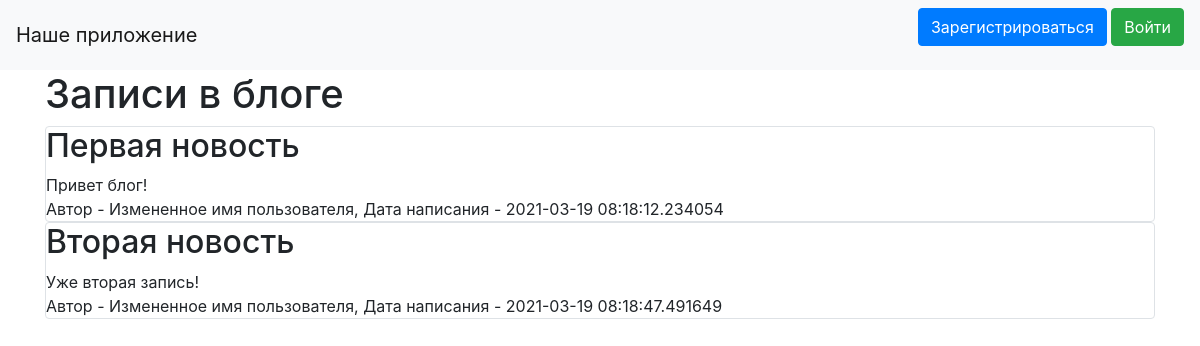
The page / on the database its author committed.
### data/news.py (models this page shows)
class News(SqlAlchemyBase):
    __tablename__ = 'news'
    id = sqlalchemy.Column(sqlalchemy.Integer,
                           primary_key=True, autoincrement=True)
    title = sqlalchemy.Column(sqlalchemy.String, nullable=True)
    content = sqlalchemy.Column(sqlalchemy.String, nullable=True)
    created_date = sqlalchemy.Column(sqlalchemy.DateTime,
                                     default=datetime.datetime.now)
    is_private = sqlalchemy.Column(sqlalchemy.Boolean, default=True)
    user_id = sqlalchemy.Column(sqlalchemy.Integer,
                                sqlalchemy.ForeignKey("users.id"))
    user = orm.relation('User')

### data/users.py (models this page shows, shortened)
class User(SqlAlchemyBase, UserMixin):
    __tablename__ = 'users'
    id = sqlalchemy.Column(sqlalchemy.Integer,
                           primary_key=True, autoincrement=True)
    name = sqlalchemy.Column(sqlalchemy.String, nullable=True)
    about = sqlalchemy.Column(sqlalchemy.String, nullable=True)
    email = sqlalchemy.Column(sqlalchemy.String,
                              index=True, unique=True, nullable=True)
    hashed_password = sqlalchemy.Column(sqlalchemy.String, nullable=True)
    created_date = sqlalchemy.Column(sqlalchemy.DateTime,
                                     default=datetime.datetime.now)
    news = orm.relation("News", back_populates='user')

### main.py (the view)
@app.route("/")
def index():
    db_sess = db_session.create_session()
    if current_user.is_authenticated:
        news = db_sess.query(News).filter(
            (News.user == current_user) | (News.is_private != True))
    else:
        news = db_sess.query(News).filter(News.is_private != True)
    return render_template("index.html", news=news)

### data/db_session.py (called while the page is built)
def create_session() -> Session:
    global __factory
    return __factory()

### templates/index.html (shortened to what this page needs)
{% extends "base.html" %}
{% block content %}
<h1>Записи в блоге</h1>
{% for item in news%}
<div class="col-md6 border rounded">
    <h2>{{item.title}}</h2>
    <div>
        {{item.content}}
    </div>
    <div>
        Автор - {{item.user.name}}, Дата написания - {{item.created_date}}
    </div>
</div>
{% endfor %}
{% endblock %}

### templates/base.html (shortened to what this page needs)
<!doctype html>
<html lang="en">
<head>
    <link rel="stylesheet"
          href="https://stackpath.bootstrapcdn.com/bootstrap/4.4.1/css/bootstrap.min.css"
>
</head>
<body>
<header>
    <nav class="navbar navbar-light bg-light">
        <a class="navbar-brand" href="#">Наше приложение</a>
        {% if current_user.is_authenticated %}
            <a class="navbar-brand" href="/logout">{{ current_user.name }}</a>
        {% else %}
            <p>
                <a class="btn btn-primary " href="/register">Зарегистрироваться</a>
                <a class="btn btn-success" href="/login">Войти</a>
            </p>
        {% endif %}
    </nav>
</header>
<main role="main" class="container">
    {% block content %}{% endblock %}
</main>
</body>
</html>

### rows shown on the page
News: title "Первая новость", content "Привет блог!", user.name "Измененное имя пользователя", created_date "2021-03-19 08:18:12.234054"
News: title "Вторая новость", content "Уже вторая запись!", user.name "Измененное имя пользователя", created_date "2021-03-19 08:18:47.491649"
